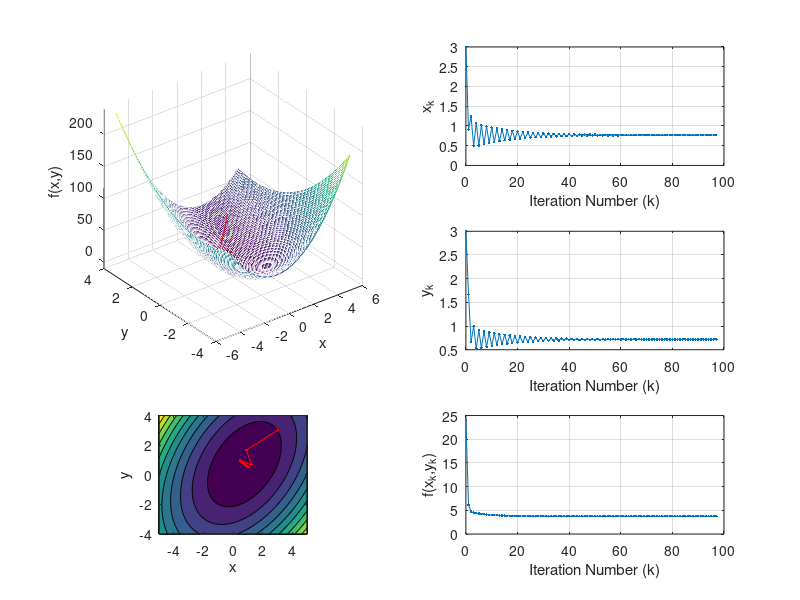

Write MATLAB code to recreate this figure.
%% Steapest Descent Method: A two dimensional problem

%% TASK 1: By direct differentiation, find the local minima. (First show 
%% that R is positive definite by computing the eigenvalues of R). 

%% TASK 2: Change the step size parameter (Mu) and observe how it affects
%% the convergence. Obtain the range of Mu so that convergence happens.
%% Compare the maximum and minimum values of Mu with the eqigenvalues of R
%% (actually the reciprocal (1/a) of the eigenvalues). 

%% TASK 3: What happens if the initial conditions are changed? Set the
%% initial conditions of to be precisely on the eigenvectors of R and
%% observe what happens. Observe the convergence trajectory if the system
%% is initialized away fron the eigenvectors.

close all
clear all
clc

% Define the objective function
R = [4 -2 ; -1 3] ;
p = [2 ; 1] ;
D = 6 ;
f = @(x,y) R(1,1)*x.^2 + (R(1,2) + R(2,1))*x.*y  + R(2,2)*y.^2 - 2*p(1,1)*x - 2*p(2,1)*y + D; 

% Define the derivative of the objective function
Df = @(x,y) [(2*R(1,1)*x + (R(1,2) + R(2,1))*y - 2*p(1,1)) ; (2*R(2,2)*y + (R(1,2) + R(2,1))*x - 2*p(2,1))] ;

MaxIter = 1000 ;

EPS = 1e-3 ;

x = [3 ; 3] ; % Initial condition
xp = [inf ; inf] ;

X = x ;

Mu = 0.19 ; % Step size parameter

I = 0 ;

while ((norm(x-xp)>EPS)&(I<MaxIter))
I = I + 1 ;
xp = x ;
x = x - Mu*Df(x(1),x(2)) ;
X(:,end+1) = x ;
end

t = -5:0.1:5 ;
s = -4:0.1:4 ;
[T,S] = meshgrid(t,s) ;
Z = f(T,S) ;

figure(1)

subplot(3,2,[1 3])
mesh(t,s,Z)
hold on
plot3(X(1,:),X(2,:),f(X(1,:),X(2,:)),'.r-')
xlabel('x')
ylabel('y')
zlabel('f(x,y)')
axis vis3d
hold off

subplot(3,2,5)
contourf(t,s,Z)
hold on
plot(X(1,:),X(2,:),'.r-')
xlabel('x')
ylabel('y')
axis equal
axis tight
hold off

subplot(3,2,2)
plot(0:(size(X,2)-1),X(1,:),'.-')
xlabel('Iteration Number (k)')
ylabel('x_k')
grid on

subplot(3,2,4)
plot(0:(size(X,2)-1),X(2,:),'.-')
xlabel('Iteration Number (k)')
ylabel('y_k')
grid on

subplot(3,2,6)
plot(0:(size(X,2)-1),f(X(1,:),X(2,:)),'.-')
xlabel('Iteration Number (k)')
ylabel('f(x_k,y_k)')
grid on
